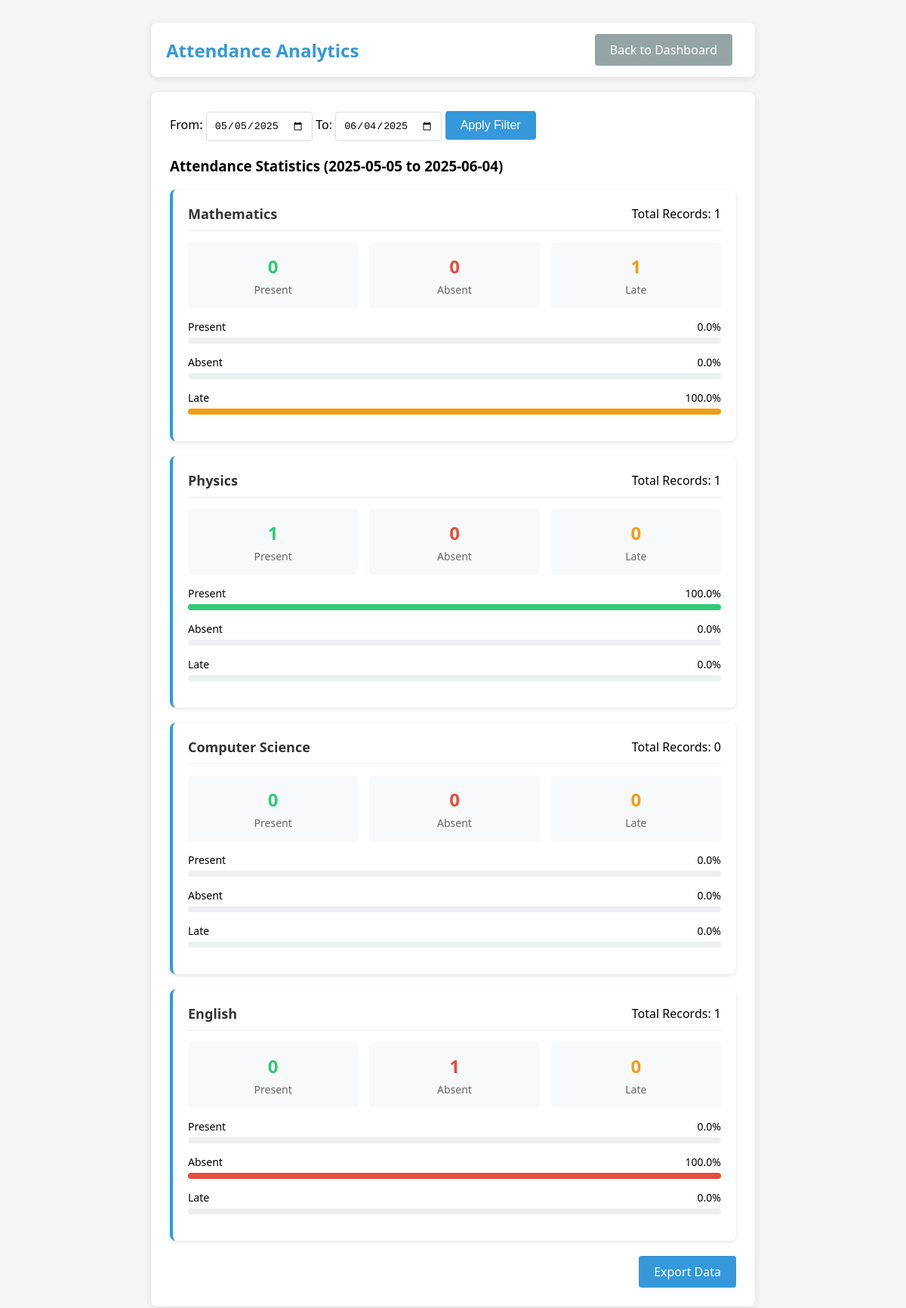
The app's page /analytics/ (signed in) with its own data.
### attendance/models.py (models this page shows, shortened)
class Subject(models.Model):
    name = models.CharField(max_length=100)
    code = models.CharField(max_length=20, blank=True, null=True)
    description = models.TextField(blank=True, null=True)

### attendance/views.py (the view)
# urls.py: path('analytics/', views.subject_analytics, name='subject_analytics'),
@login_required(login_url='login')
def subject_analytics(request):
    user = request.user
    subjects = Subject.objects.all()
    date_from = request.GET.get('date_from', None)
    date_to = request.GET.get('date_to', None)
    if not date_from:
        date_from = (timezone.now().date() - timedelta(days=30)).strftime('%Y-%m-%d')
    if not date_to:
        date_to = timezone.now().date().strftime('%Y-%m-%d')
    try:
        date_from_obj = datetime.strptime(date_from, '%Y-%m-%d').date()
        date_to_obj = datetime.strptime(date_to, '%Y-%m-%d').date()
    except ValueError:
        date_from_obj = timezone.now().date() - timedelta(days=30)
        date_to_obj = timezone.now().date()
    subject_stats = []
    for subject in subjects:
        records = SubjectAttendance.objects.filter(
            user=user,
            subject=subject,
            date__gte=date_from_obj,
            date__lte=date_to_obj
        )
        total = records.count()
        present = records.filter(status='present').count()
        absent = records.filter(status='absent').count()
        late = records.filter(status='late').count()
        if total > 0:
            present_rate = (present / total) * 100
            absent_rate = (absent / total) * 100
            late_rate = (late / total) * 100
        else:
            present_rate = absent_rate = late_rate = 0
        subject_stats.append({
            'subject': subject,
            'total': total,
            'present': present,
            'absent': absent,
            'late': late,
            'present_rate': present_rate,
            'absent_rate': absent_rate,
            'late_rate': late_rate
        })
    context = {
        'subject_stats': subject_stats,
        'date_from': date_from,
        'date_to': date_to
    }
    return render(request, 'attendance/analytics.html', context)

### attendance/templates/attendance/analytics.html (shortened to what this page needs)
<!DOCTYPE html>
<html>
<head>
</head>
<body>
    <div class="container">
        <div class="header">
            <h2>Attendance Analytics</h2>
            <a href="{% url 'dashboard' %}" class="btn btn-back">Back to Dashboard</a>
        </div>
        <div class="card">
            <div class="filter-form">
                <form method="get">
                    <label for="date_from">From:</label>
                    <input type="date" id="date_from" name="date_from" value="{{ date_from }}">
                    <label for="date_to">To:</label>
                    <input type="date" id="date_to" name="date_to" value="{{ date_to }}">
                    <button type="submit" class="btn">Apply Filter</button>
                </form>
            </div>
            <h3>Attendance Statistics ({{ date_from }} to {{ date_to }})</h3>
            {% for stat in subject_stats %}
            <div class="analytics-card">
                <div class="analytics-header">
                    <div class="analytics-title">{{ stat.subject.name }}</div>
                    <div>Total Records: {{ stat.total }}</div>
                </div>
                <div class="stats-grid">
                    <div class="stat-box">
                        <div class="stat-value present-stat">{{ stat.present }}</div>
                        <div class="stat-label">Present</div>
                    </div>
                    <div class="stat-box">
                        <div class="stat-value absent-stat">{{ stat.absent }}</div>
                        <div class="stat-label">Absent</div>
                    </div>
                    <div class="stat-box">
                        <div class="stat-value late-stat">{{ stat.late }}</div>
                        <div class="stat-label">Late</div>
                    </div>
                </div>
                <div class="progress-container">
                    <div class="progress-label">
                        <div class="progress-type">Present</div>
                        <div>{{ stat.present_rate|floatformat:1 }}%</div>
                    </div>
                    <div class="progress-bar">
                        <div class="progress-value progress-present" style="width: {{ stat.present_rate }}%"></div>
                    </div>
                    <div class="progress-label">
                        <div class="progress-type">Absent</div>
                        <div>{{ stat.absent_rate|floatformat:1 }}%</div>
                    </div>
                    <div class="progress-bar">
                        <div class="progress-value progress-absent" style="width: {{ stat.absent_rate }}%"></div>
                    </div>
                    <div class="progress-label">
                        <div class="progress-type">Late</div>
                        <div>{{ stat.late_rate|floatformat:1 }}%</div>
                    </div>
                    <div class="progress-bar">
                        <div class="progress-value progress-late" style="width: {{ stat.late_rate }}%"></div>
                    </div>
                </div>
            </div>
            {% empty %}
            <p>No attendance data found for the selected period.</p>
            {% endfor %}
            <div style="margin-top: 20px; text-align: right;">
                <a href="{% url 'export_subject_attendance' %}?date_from={{ date_from }}&date_to={{ date_to }}" class="btn">Export Data</a>
            </div>
        </div>
    </div>
</body>
</html>

### attendance/templates/attendance/analytics.html (style rules this page uses)
body { font-family: 'Segoe UI', Tahoma, Geneva, Verdana, sans-serif; background-color: #f5f5f5; margin: 0; padding: 0; }
.container { max-width: 800px; margin: 30px auto; padding: 0 20px; }
.header { display: flex; justify-content: space-between; align-items: center; margin-bottom: 20px; padding: 15px 20px; background-color: white; border-radius: 8px; box-shadow: 0 2px 10px rgba(0, 0, 0, 0.1); }
.header h2 { color: #3498db; margin: 0; }
.card { background-color: white; border-radius: 8px; box-shadow: 0 2px 10px rgba(0, 0, 0, 0.1); padding: 25px; margin-bottom: 20px; }
.btn { background-color: #3498db; border: none; color: white; padding: 10px 20px; text-align: center; text-decoration: none; display: inline-block; font-size: 16px; border-radius: 4px; cursor: pointer; transition: background-color 0.3s; }
.btn-back { background-color: #95a5a6; margin-right: 10px; }
.filter-form { margin-bottom: 20px; display: flex; flex-wrap: wrap; gap: 10px; align-items: center; }
.filter-form input, .filter-form select { padding: 10px; border: 1px solid #ddd; border-radius: 4px; }
.analytics-card { padding: 20px; background-color: white; border-radius: 8px; box-shadow: 0 2px 5px rgba(0, 0, 0, 0.1); margin-bottom: 20px; border-left: 4px solid #3498db; }
.analytics-header { display: flex; justify-content: space-between; align-items: center; margin-bottom: 15px; padding-bottom: 10px; border-bottom: 1px solid #eee; }
.analytics-title { font-size: 18px; font-weight: 600; color: #333; }
.stats-grid { display: grid; grid-template-columns: repeat(3, 1fr); gap: 15px; }
.stat-box { padding: 15px; background-color: #f8f9fa; border-radius: 5px; text-align: center; }
.stat-value { font-size: 24px; font-weight: 600; margin-bottom: 5px; }
.stat-label { font-size: 14px; color: #666; }
.present-stat { color: #2ecc71; }
.absent-stat { color: #e74c3c; }
.late-stat { color: #f39c12; }
.progress-container { margin-top: 15px; }
.progress-label { display: flex; justify-content: space-between; margin-bottom: 5px; font-size: 14px; }
.progress-type { font-weight: 500; }
.progress-bar { height: 8px; background-color: #ecf0f1; border-radius: 4px; margin-bottom: 15px; }
.progress-value { height: 100%; border-radius: 4px; }
.progress-present { background-color: #2ecc71; }
.progress-absent { background-color: #e74c3c; }
.progress-late { background-color: #f39c12; }

### records on screen
Subject: subject.name "Mathematics", total "1", present "0", absent "0", late "1", present_rate "0.0", absent_rate "0.0", late_rate "100.0"
Subject: subject.name "Physics", total "1", present "1", absent "0", late "0", present_rate "100.0", absent_rate "0.0", late_rate "0.0"
Subject: subject.name "Computer Science", total "0", present "0", absent "0", late "0", present_rate "0.0", absent_rate "0.0", late_rate "0.0"
Subject: subject.name "English", total "1", present "0", absent "1", late "0", present_rate "0.0", absent_rate "100.0", late_rate "0.0"

### other values on screen
{{ date_from }} "2025-05-05"
{{ date_to }} "2025-06-04"
